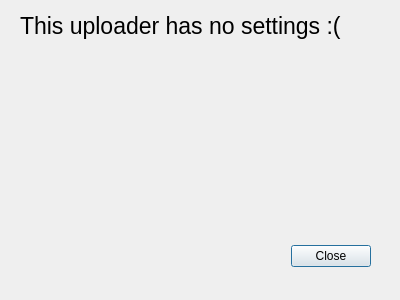
<?xml version="1.0" encoding="UTF-8"?>
<ui version="4.0">
 <class>Dialog</class>
 <widget class="QDialog" name="Dialog">
  <property name="geometry">
   <rect>
    <x>0</x>
    <y>0</y>
    <width>400</width>
    <height>300</height>
   </rect>
  </property>
  <property name="windowTitle">
   <string>Dialog</string>
  </property>
  <widget class="QDialogButtonBox" name="buttonBox">
   <property name="geometry">
    <rect>
     <x>30</x>
     <y>240</y>
     <width>341</width>
     <height>32</height>
    </rect>
   </property>
   <property name="orientation">
    <enum>Qt::Horizontal</enum>
   </property>
   <property name="standardButtons">
    <set>QDialogButtonBox::Close</set>
   </property>
  </widget>
  <widget class="QLabel" name="label">
   <property name="geometry">
    <rect>
     <x>20</x>
     <y>10</y>
     <width>351</width>
     <height>31</height>
    </rect>
   </property>
   <property name="font">
    <font>
     <pointsize>17</pointsize>
    </font>
   </property>
   <property name="text">
    <string>This uploader has no settings :(</string>
   </property>
  </widget>
 </widget>
 <resources/>
 <connections>
  <connection>
   <sender>buttonBox</sender>
   <signal>accepted()</signal>
   <receiver>Dialog</receiver>
   <slot>accept()</slot>
   <hints>
    <hint type="sourcelabel">
     <x>248</x>
     <y>254</y>
    </hint>
    <hint type="destinationlabel">
     <x>157</x>
     <y>274</y>
    </hint>
   </hints>
  </connection>
  <connection>
   <sender>buttonBox</sender>
   <signal>rejected()</signal>
   <receiver>Dialog</receiver>
   <slot>reject()</slot>
   <hints>
    <hint type="sourcelabel">
     <x>316</x>
     <y>260</y>
    </hint>
    <hint type="destinationlabel">
     <x>286</x>
     <y>274</y>
    </hint>
   </hints>
  </connection>
 </connections>
</ui>
